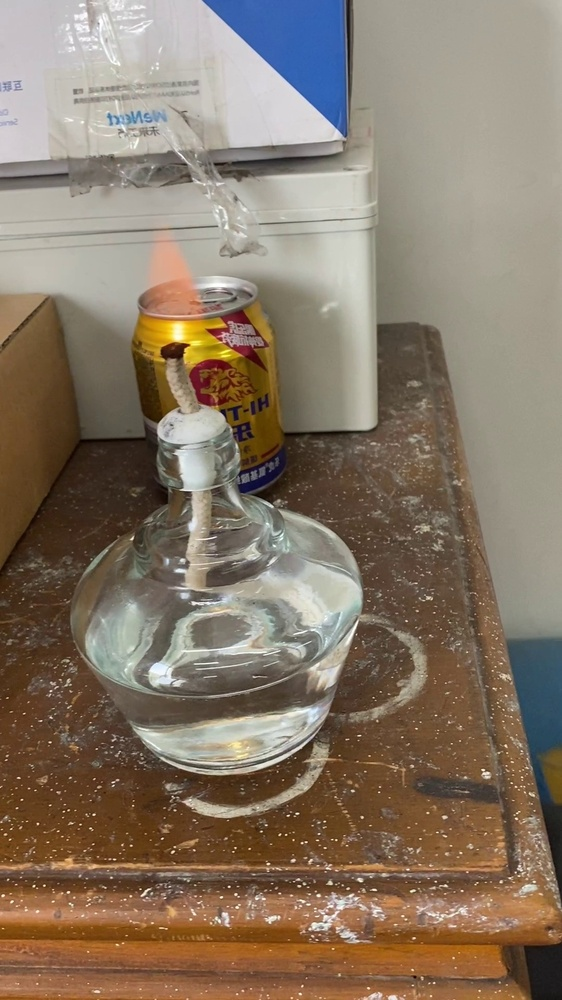
#> input picture ImageSegmentation/2022_6fireDetection/fireDetection/OpenCV/img/1.jpg, 562 x 1000 px, shrunk from 1080 x 1920 before the run
$ python demo3_1.py   (older library calls are emulated)
#> lines starting #> are read from the running program, lines starting #| are printed output that depends on the picture; after the words box and inside, x2 and y2 are one past the last pixel; in counts of white or black regions, pixels touching at a corner belong together; long printed decimals are rounded
import cv2
import numpy as np
import os

###############################################
# 0测试图片，1测试视频
mode = 0

img_path = "img/1.jpg"
out_path = './demo3_1_result/'
if not os.path.exists(out_path):
    os.makedirs(out_path)

video_path = "video3.mp4"
video_save_path = "video3out.mp4"
video_fps = 30

###############################################

if mode == 0:
    ############# 第一步 #################
    # 转换到hsv空间，设定阈值生成mask
    # 关于阈值上下限的选取，参考 getHSV.py 获得大致范围
    img = cv2.imread(img_path)
#> img is the input picture: shape (1000, 562, 3); mean B, G, R 102.6, 119.8, 135.4
    cv2.imwrite(out_path + '1-origin.jpg', img)
    img_area = img.shape[0] * img.shape[1]
#> img_area = 562000
    # print(img_area)
    hsv = cv2.cvtColor(img, cv2.COLOR_BGR2HSV)
#> hsv: shape (1000, 562, 3); mean H, S, V 28.3, 81.6, 138.4
    blur = cv2.GaussianBlur(img, (21, 21), 0)
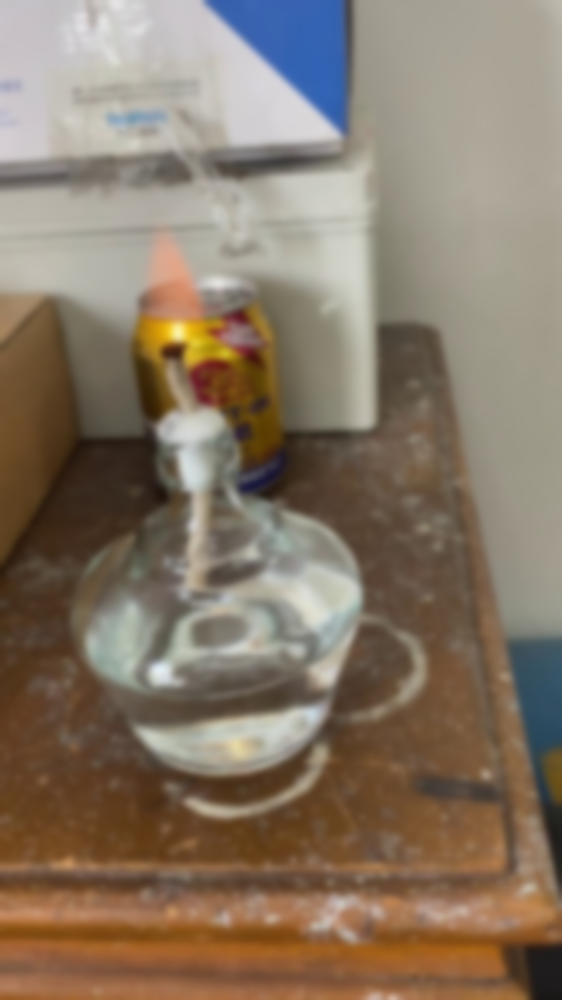
#> blur: shape (1000, 562, 3); mean B, G, R 102.7, 119.8, 135.4
    hsv = cv2.cvtColor(blur, cv2.COLOR_BGR2HSV)
#> hsv: shape (1000, 562, 3); mean H, S, V 27.2, 79.6, 138.3
    a = [0, 80, 200]  # 设置 h s v 的阈值上下限
    b = [20, 255, 230]
    a = np.array(a, dtype="uint8")
    b = np.array(b, dtype="uint8")
    mask = cv2.inRange(hsv, a, b)
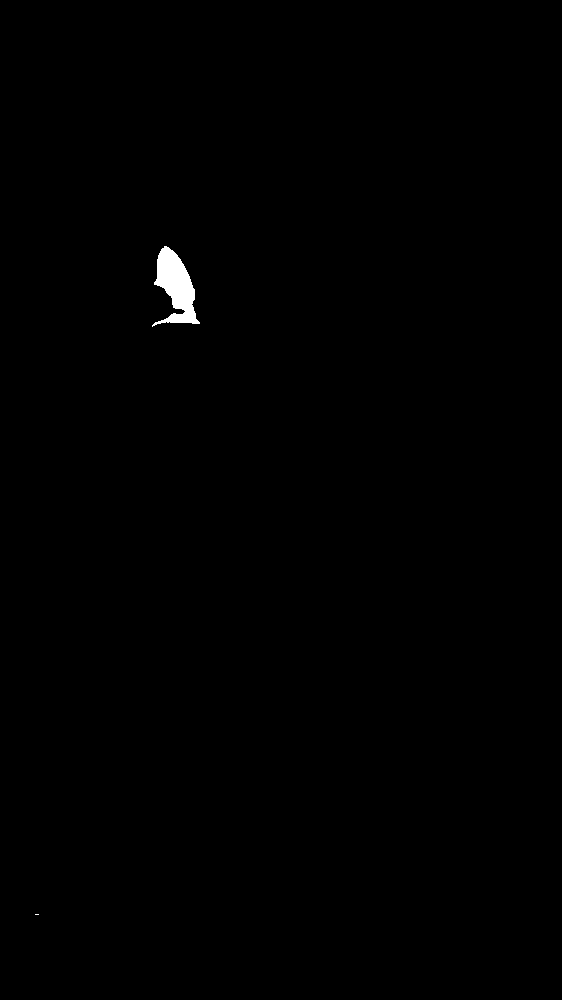
#> mask: shape (1000, 562); 0.35% white; 2 white regions (1 under 20 px)

    # 显示hsv阈值处理后结果
    cv2.imshow('after_hsv', mask)
    cv2.waitKey()
    cv2.imwrite(out_path+'2-after_hsv.jpg', mask)

    output = cv2.bitwise_and(img, hsv, mask=mask)

    cv2.imshow('bitwise', output)
    cv2.waitKey()
    cv2.imwrite(out_path+'3-bitwise.jpg', output)

    ############# 第二步 #################
    # 开运算


    # 画轮廓
    contours, hierarchy = cv2.findContours(mask, cv2.RETR_LIST, cv2.CHAIN_APPROX_SIMPLE)
#> contours = 2 contours, 1 with area under 20; largest, box (x1, y1, x2, y2) and area: (152, 246, 200, 327) 1840
    draw_img = cv2.drawContours(img, contours, -1, (0,0,255),5)
    cv2.imshow("result", draw_img)
    cv2.waitKey()
    cv2.imwrite(out_path+'4-output.jpg', draw_img)

    # 轮廓面积和圆形度特征
    # 考虑多个轮廓的情况
    contoursImg = []
    cntLen = []
    num = 0
    for i in range(len(contours)):

        temp = np.zeros(img.shape, np.uint8)
        contoursImg.append(temp)
        cntLen.append(cv2.arcLength(contours[i],True)) # 统计各轮廓长度
        print("轮廓" + str(i) + "面积:", cv2.contourArea(contours[i]))
        roundIndex = 4 * 3.1415926 * cv2.contourArea(contours[i]) / ( cntLen[i] ** 2 + 0.00001)  # 圆形度 防止ZeroDivisionError
        print("轮廓" + str(i) + "的圆形度为：" + str(roundIndex))

        if (cv2.contourArea(contours[i]) > 0.002 * img_area) \
                & (roundIndex > 0.2) \
                & (cntLen[i] > 500):  # 只有轮廓大于某一面积，圆形度小于某一值 才会识别出来

            x, y, w, h = cv2.boundingRect(contours[i])
            draw_contours = cv2.rectangle(img, (x, y), (x + w, y + h), (255, 0, 0), 5) # 绘制轮廓的最小外接矩形

            roundIndex = 4*3.1415926* cv2.contourArea(contours[i]) / (cntLen[i]**2)
            print("轮廓" + str(i) + "可能为火焰")
            print("轮廓" + str(i) + "的面积为:", cv2.contourArea(contours[i]))
            print("轮廓" + str(i) + "的圆形度为：" + str(roundIndex))
            print("轮廓" + str(i) + "的长度为:", cntLen[i])
            print('-------------------')

            num += 1

        else:
            draw_contours = cv2.rectangle(img, (0, 0), (1, 1), 1)

        print("可能为火焰的目标数:" + str(num))
        cv2.imshow('draw_contours', draw_contours)
#> this loop made 2 passes
#| 轮廓0面积: 0.0
#| 轮廓0的圆形度为：0.0
#| 可能为火焰的目标数:0
#| 轮廓1面积: 1839.5
#| 轮廓1的圆形度为：0.2969
#| 可能为火焰的目标数:0
#> after the loop, cntLen = [6, 279]; contoursImg = 2 items; num = 0

    cv2.waitKey()
    cv2.imwrite(out_path+'5-draw_contours.jpg', draw_contours)

    # [5 lines of commented-out code are left out]
    print("可能为火焰的目标数:"+str(num))
#| 可能为火焰的目标数:0
    cv2.waitKey()
    cv2.destroyAllWindows()


    # [73 lines of commented-out code are left out]

if mode == 1:
    cap = cv2.VideoCapture(video_path)

    if video_save_path != "":
        fourcc = cv2.VideoWriter_fourcc('m', 'p', '4', 'v')
        size = (int(cap.get(cv2.CAP_PROP_FRAME_WIDTH)), int(cap.get(cv2.CAP_PROP_FRAME_HEIGHT)))
        out = cv2.VideoWriter(video_save_path, fourcc, video_fps, size)

    while True:
        ret, img = cap.read()

        if img is None:
            print("视频读取完成")
            break
        if not ret:
            raise ValueError("未识别视频（摄像头）")

        # 转换到hsv空间，设定阈值生成mask
        # 关于阈值上下限的选取，参考 getHSV.py 获得大致范围
        hsv = cv2.cvtColor(img, cv2.COLOR_BGR2HSV)
        blur = cv2.GaussianBlur(img, (21, 21), 0)
        hsv = cv2.cvtColor(blur, cv2.COLOR_BGR2HSV)
        a = [0, 80, 200]  # 设置 h s v 的阈值上下限
        b = [30, 255, 230]
        a = np.array(a, dtype="uint8")
        b = np.array(b, dtype="uint8")
        mask = cv2.inRange(hsv, a, b)

        output = cv2.bitwise_and(img, hsv, mask=mask)

        # 开运算

        # 画轮廓
        contours, hierarchy = cv2.findContours(mask, cv2.RETR_LIST, cv2.CHAIN_APPROX_SIMPLE)
        draw_img = cv2.drawContours(img, contours, -1, (0, 0, 255), 5)

        # 轮廓面积
        # 考虑多个轮廓的情况
        contoursImg = []
        cntLen = []
        num = 0
        for i in range(len(contours)):

            temp = np.zeros(img.shape, np.uint8)
            contoursImg.append(temp)
            img_area = int(cap.get(cv2.CAP_PROP_FRAME_WIDTH)) * int(cap.get(cv2.CAP_PROP_FRAME_HEIGHT))
            cntLen.append(cv2.arcLength(contours[i], True))  # 统计各轮廓长度
            roundIndex = 4 * 3.1415926 * cv2.contourArea(contours[i]) / (cntLen[i] ** 2 + 0.00001) # 圆形度 防止ZeroDivisionError

            if (cv2.contourArea(contours[i]) > 0.002 * img_area)\
                    & (roundIndex > 0.2) \
                    & (cntLen[i] > 500):  # 只有轮廓大于某一面积，圆形度小于某一值 才会识别出来

                x, y, w, h = cv2.boundingRect(contours[i])
                draw_contours = cv2.rectangle(img, (x, y), (x + w, y + h), (255, 0, 0), 5)

                print("轮廓" + str(i) + "可能为火焰")
                print("轮廓" + str(i) + "的面积为:", cv2.contourArea(contours[i]))
                print("轮廓" + str(i) + "的圆形度为：" + str(roundIndex))
                print("轮廓" + str(i) + "的长度为:", cntLen[i])
                print('-------------------')

                num += 1

            else:
                draw_contours = cv2.rectangle(img, (0,0), (1,1), 1)

        print("可能为火焰的目标数:" + str(num))

        cv2.imshow('draw_contours', draw_contours)
        c= cv2.waitKey(1) & 0xff
        if video_save_path != "":
            out.write(draw_contours)

        if c==27:
            cap.release()
            break

    print("Video Detection Done!")
    cap.release()

    if video_save_path!="":
        print("Save processed video to the path :" + video_save_path)
        out.release()
    cv2.destroyAllWindows()
